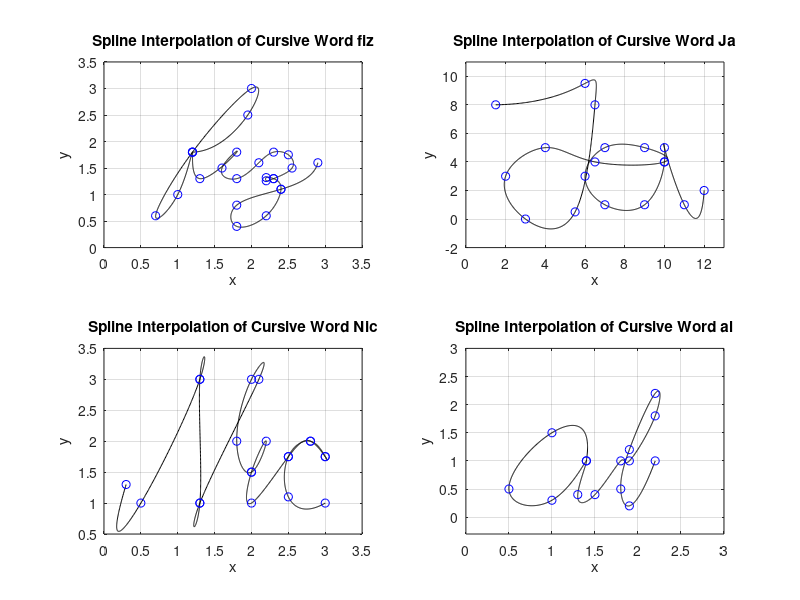

Recreate this plot in MATLAB.
% This script consists of each member's crusive names coordinates and 
% code that plots the names.

% Data points of x and y coordinates --------------------------------------

% data points 1 'fiz'
x_1 = [1.2 1.95 2 1.2 0.7 1 1.2 1.3 1.8 1.6 1.8 2.1 ...
       2.3 2.5 2.55 2.3 2.2 2.2 2.3 2.4 2.2 1.8 1.8 2.4 2.9];
y_1 = [1.8 2.5 3 1.8 0.6 1 1.8 1.3 1.8 1.5 1.3 1.6 ...
       1.8 1.75 1.5 1.3 1.26 1.32 1.3 1.1 0.6 0.4 0.8 1.1 1.6];

n_1 = length(x_1);
t_1 = 0:n_1-1;
tt_1 = 0:0.01:n_1-1;

xx_1 = spline(t_1, x_1, tt_1);
yy_1 = spline(t_1, y_1, tt_1);

% data points 2 'Ja'
x_2 = [1.5 6 6.5 5.5 3 2 4 6.5 10 ...
    9 7 6 7 9 10 10 11 12];
y_2 = [8 9.5 8 0.5 0 3 5 4 4 ...
    5 5 3 1 1 4 5 1 2];

n_2 = length(x_2);
t_2 = 0:n_2-1;
tt_2 = 0:0.01:n_2-1;

xx_2 = spline(t_2, x_2, tt_2);
yy_2 = spline(t_2, y_2, tt_2);

% data points 3 'Nic'
x_3 = [0.3 0.5 1.3 1.3 1.3 1.3 2.1 2 1.8 2 ...
    2.2 2 2 2.5 2.8 3 3 2.8 2.5 2.5 3];
y_3 = [1.3 1 3 3 1 1 3 3 2 1.5 ...
    2 1.5 1 1.75 2 1.75 1.75 2 1.75 1.1 1];

n_3 = length(x_3);
t_3 = 0:n_3-1;
tt_3 = 0:0.01:n_3-1;

xx_3 = spline(t_3, x_3, tt_3);
yy_3 = spline(t_3, y_3, tt_3);

% data points 4
x_4 = [1.4 1 0.5 1 1.4 1.3 1.5 1.8 ...
    1.9 2.2 2.2 1.9 1.8 1.9 2.2];
y_4 = [1 1.5 0.5 0.3 1 0.4 0.4 1 ...
    1 1.8 2.2 1.2 0.5 0.2 1];

n_4 = length(x_4);
t_4 = 0:n_4-1;
tt_4 = 0:0.01:n_4-1;

xx_4 = spline(t_4, x_4, tt_4);
yy_4 = spline(t_4, y_4, tt_4);


% Plot settings -----------------------------------------------------------
figure(1)

% subplot 1
subplot(2,2,1), plot(xx_1, yy_1, 'k') % plot spline
hold on
plot(x_1, y_1, 'bo') % plot data points
axis([0 3.5 0 3.5])
title('Spline Interpolation of Cursive Word fiz')
xlabel('x')
ylabel('y')
grid on

% subplot 2
subplot(2,2,2), plot(xx_2, yy_2, 'k') % plot spline
hold on
plot(x_2, y_2, 'bo') % plot data points
axis([0 13 -2 11])
title('Spline Interpolation of Cursive Word Ja')
xlabel('x')
ylabel('y')
grid on

% subplot 3
subplot(2,2,3), plot(xx_3, yy_3, 'k') % plot spline
hold on
plot(x_3, y_3, 'bo') % plot data points
axis([0 3.5 0.5 3.5])
title('Spline Interpolation of Cursive Word Nic')
xlabel('x')
ylabel('y')
grid on

% subplot 4
subplot(2,2,4), plot(xx_4, yy_4, 'k') % plot spline
hold on
plot(x_4, y_4, 'bo') % plot data points
axis([0 3 -0.3 3])
title('Spline Interpolation of Cursive Word al')
xlabel('x')
ylabel('y')
grid on
